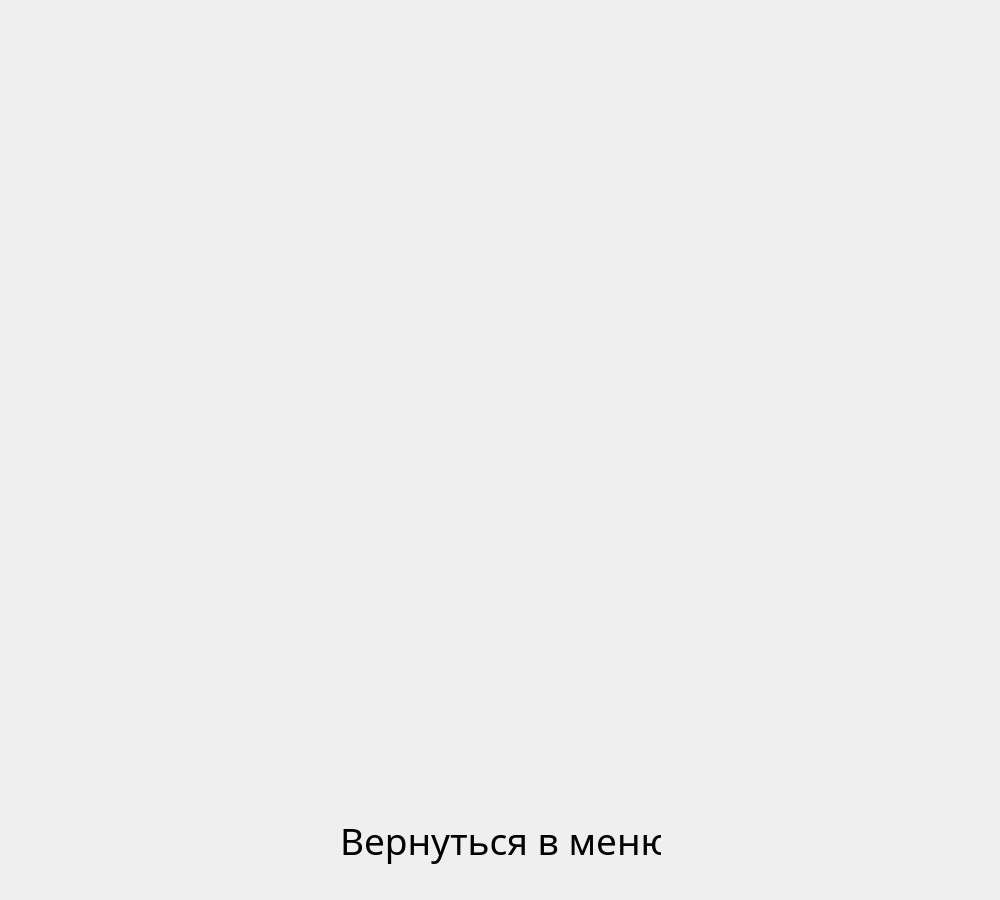
<?xml version="1.0" encoding="UTF-8"?>
<ui version="4.0">
 <class>Exam</class>
 <widget class="QWidget" name="Exam">
  <property name="geometry">
   <rect>
    <x>0</x>
    <y>0</y>
    <width>1000</width>
    <height>900</height>
   </rect>
  </property>
  <property name="windowTitle">
   <string>Form</string>
  </property>
  <widget class="ClickableLabel" name="goMenu">
   <property name="geometry">
    <rect>
     <x>340</x>
     <y>810</y>
     <width>321</width>
     <height>61</height>
    </rect>
   </property>
   <property name="font">
    <font>
     <family>Nunito</family>
     <pointsize>28</pointsize>
    </font>
   </property>
   <property name="text">
    <string>Вернуться в меню</string>
   </property>
  </widget>
  <widget class="QStackedWidget" name="stackedWidget">
   <property name="geometry">
    <rect>
     <x>0</x>
     <y>0</y>
     <width>1011</width>
     <height>791</height>
    </rect>
   </property>
   <widget class="QWidget" name="instructionPage"/>
   <widget class="QWidget" name="testPage"/>
   <widget class="QWidget" name="result"/>
  </widget>
 </widget>
 <customwidgets>
  <customwidget>
   <class>ClickableLabel</class>
   <extends>QLabel</extends>
   <header location="global">clickablelabel.h</header>
   <slots>
    <signal>clicked()</signal>
    <slot>on_theory_clicked()</slot>
   </slots>
  </customwidget>
 </customwidgets>
 <resources/>
 <connections/>
</ui>
